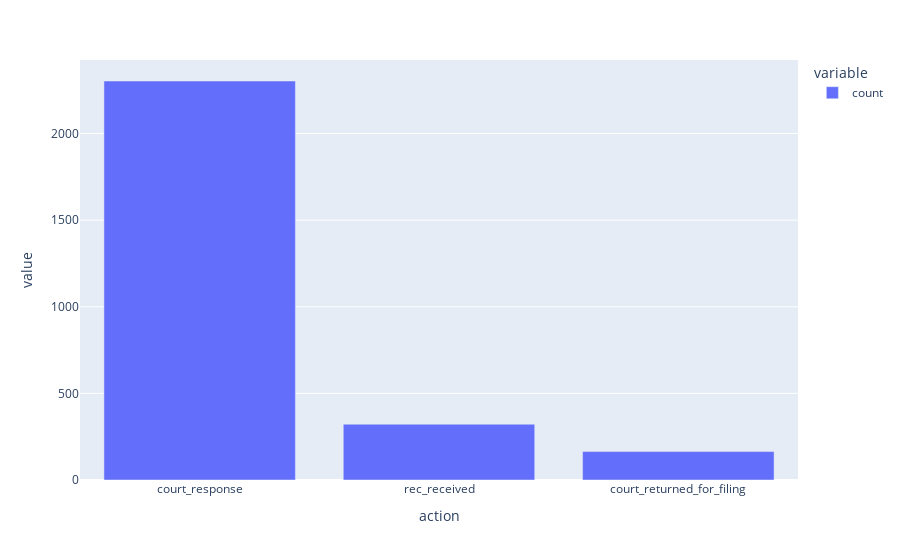

Notebook code for this chart:
### Markdown cell above
### Actions Breakdown

### Code cell
# Number of emails with actions 
emails_df["action"].value_counts().plot(kind="bar")

### Figure 1 — Plotly figure (JSON) as saved in the notebook; plotly's stock layout.template omitted (floating-point values rounded to 4 significant figures)
{"data": [{"alignmentgroup": "True", "hovertemplate": "variable=count<br>action=%{x}<br>value=%{y}<extra></extra>", "legendgroup": "count", "marker": {"color": "#636efa", "pattern": {"shape": ""}}, "name": "count", "offsetgroup": "count", "orientation": "v", "showlegend": true, "textposition": "auto", "type": "bar", "x": ["court_response", "rec_received", "court_returned_for_filing"], "xaxis": "x", "y": [2303, 322, 164], "yaxis": "y"}], "layout": {"barmode": "relative", "legend": {"title": {"text": "variable"}, "tracegroupgap": 0}, "margin": {"t": 60}, "xaxis": {"anchor": "y", "domain": [0, 1], "title": {"text": "action"}}, "yaxis": {"anchor": "x", "domain": [0, 1], "title": {"text": "value"}}}}
